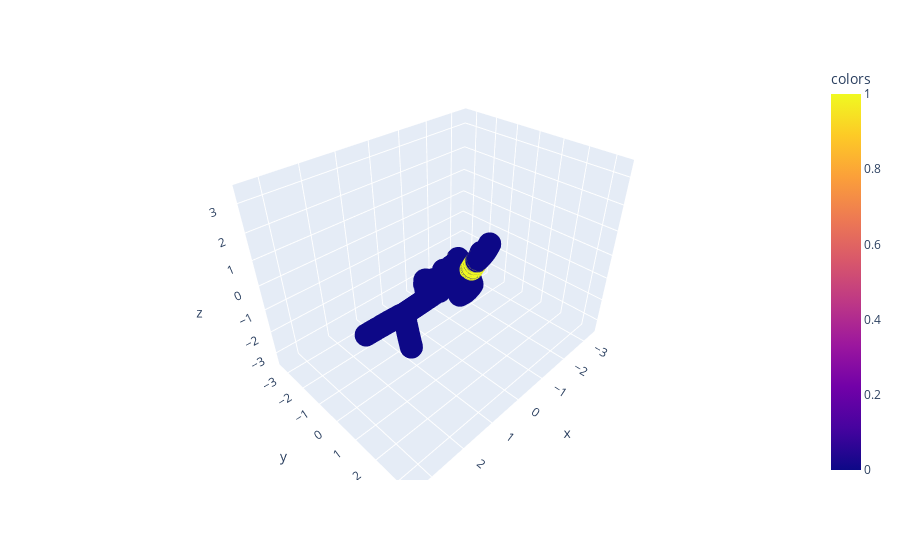

Source (notebook cell):
### Code cell
plot_3d_with_geodesics(Xs, [g])

### Figure 1 — Plotly figure (JSON) as saved in the notebook; plotly's stock layout.template omitted (floating-point values rounded to 4 significant figures; data arrays with more than 128 entries replaced by an {"elided": "..."} marker saying what was removed)
{"data": [{"hovertemplate": "x=%{x}<br>y=%{y}<br>z=%{z}<br>colors=%{marker.color}<extra></extra>", "legendgroup": "", "marker": {"color": {"elided": "2984 int values"}, "coloraxis": "coloraxis", "symbol": "circle"}, "mode": "markers", "name": "", "scene": "scene", "showlegend": false, "type": "scatter3d", "x": {"elided": "2984 float values"}, "y": {"elided": "2984 float values"}, "z": {"elided": "2984 float values"}}], "layout": {"coloraxis": {"colorbar": {"title": {"text": "colors"}}, "colorscale": [[0, "#0d0887"], [0.1111, "#46039f"], [0.2222, "#7201a8"], [0.3333, "#9c179e"], [0.4444, "#bd3786"], [0.5556, "#d8576b"], [0.6667, "#ed7953"], [0.7778, "#fb9f3a"], [0.8889, "#fdca26"], [1, "#f0f921"]]}, "legend": {"tracegroupgap": 0}, "margin": {"t": 60}, "scene": {"domain": {"x": [0, 1], "y": [0, 1]}, "xaxis": {"range": [-3.586, 3.586], "title": {"text": "x"}}, "yaxis": {"range": [-3.586, 3.586], "title": {"text": "y"}}, "zaxis": {"range": [-3.586, 3.586], "title": {"text": "z"}}}}}
